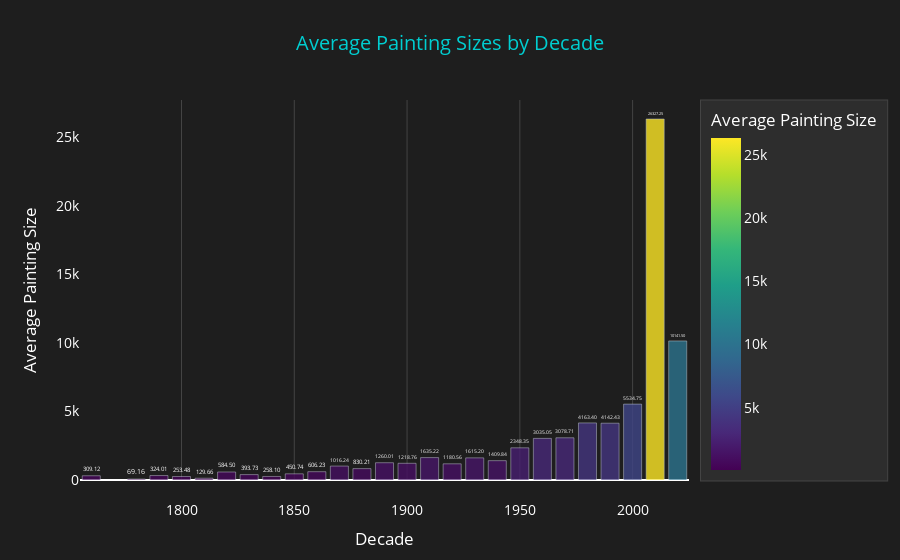

Here is the notebook cell this chart was saved with:
### Code cell
average_painting_size = artwork_df.groupby('decades', as_index=False)['painting_size'].mean()
filtered_data = average_painting_size[average_painting_size['decades'] >= 1700]

T1fig1 = px.bar(
    filtered_data,
    x='decades',          
    y='painting_size',
    text='painting_size',     
    title="Average Painting Sizes by Decade",  
    color='painting_size',     
    color_continuous_scale=px.colors.sequential.Viridis 
)

T1fig1.update_traces(
    texttemplate='%{text:.2f}', 
    textposition='outside',     
    marker=dict(opacity=0.8)    
)

T1fig1.update_layout(
    plot_bgcolor="#1E1E1E",      
    paper_bgcolor="#1E1E1E",    
    font=dict(color="#FFFFFF", size=14), 
    title=dict(font=dict(size=20, color="#00CED1"), x=0.5),
    xaxis=dict(
        title="Decade",     
        color="#FFFFFF",       
        gridcolor="#444444", 
        zeroline=False,
        ticklabelstandoff=20
    ),
    yaxis=dict(
        title="Average Painting Size",   
        color="#FFFFFF",       
        showgrid=False          
    ),
    coloraxis_colorbar=dict(
        title="Average Painting Size",  
        tickcolor="#FFFFFF",   
        titlefont=dict(color="#FFFFFF"), 
        bgcolor="#2D2D2D",      
        bordercolor="#444444",   
        borderwidth=1         
    )
)

T1fig1.show()

### Figure 1 — Plotly figure (JSON) as saved in the notebook; plotly's stock layout.template omitted (floating-point values rounded to 4 significant figures)
{"data": [{"alignmentgroup": "True", "hovertemplate": "decades=%{x}<br>painting_size=%{marker.color}<extra></extra>", "legendgroup": "", "marker": {"color": [309.1, 69.16, 324.0, 253.5, 129.7, 584.5, 393.7, 258.1, 450.7, 606.2, 1016.0, 830.2, 1260.0, 1219.0, 1635.0, 1181.0, 1615.0, 1410.0, 2348.0, 3035.0, 3079.0, 4163.0, 4142.0, 5535.0, 26330.0, 10140.0], "coloraxis": "coloraxis", "opacity": 0.8, "pattern": {"shape": ""}}, "name": "", "offsetgroup": "", "orientation": "v", "showlegend": false, "text": [309.1, 69.16, 324.0, 253.5, 129.7, 584.5, 393.7, 258.1, 450.7, 606.2, 1016.0, 830.2, 1260.0, 1219.0, 1635.0, 1181.0, 1615.0, 1410.0, 2348.0, 3035.0, 3079.0, 4163.0, 4142.0, 5535.0, 26330.0, 10140.0], "textposition": "outside", "texttemplate": "%{text:.2f}", "type": "bar", "x": [1760, 1780, 1790, 1800, 1810, 1820, 1830, 1840, 1850, 1860, 1870, 1880, 1890, 1900, 1910, 1920, 1930, 1940, 1950, 1960, 1970, 1980, 1990, 2000, 2010, 2020], "xaxis": "x", "y": [309.1, 69.16, 324.0, 253.5, 129.7, 584.5, 393.7, 258.1, 450.7, 606.2, 1016.0, 830.2, 1260.0, 1219.0, 1635.0, 1181.0, 1615.0, 1410.0, 2348.0, 3035.0, 3079.0, 4163.0, 4142.0, 5535.0, 26330.0, 10140.0], "yaxis": "y"}], "layout": {"autosize": true, "barmode": "relative", "coloraxis": {"colorbar": {"bgcolor": "#2D2D2D", "bordercolor": "#444444", "borderwidth": 1, "tickcolor": "#FFFFFF", "title": {"font": {"color": "#FFFFFF"}, "text": "Average Painting Size"}}, "colorscale": [[0, "#440154"], [0.1111, "#482878"], [0.2222, "#3e4989"], [0.3333, "#31688e"], [0.4444, "#26828e"], [0.5556, "#1f9e89"], [0.6667, "#35b779"], [0.7778, "#6ece58"], [0.8889, "#b5de2b"], [1, "#fde725"]]}, "font": {"color": "#FFFFFF", "size": 14}, "legend": {"tracegroupgap": 0}, "paper_bgcolor": "#1E1E1E", "plot_bgcolor": "#1E1E1E", "title": {"font": {"color": "#00CED1", "size": 20}, "text": "Average Painting Sizes by Decade", "x": 0.5}, "xaxis": {"anchor": "y", "autorange": true, "color": "#FFFFFF", "domain": [0, 1], "gridcolor": "#444444", "range": [1755, 2025], "ticklabelstandoff": 20, "title": {"text": "Decade"}, "type": "linear", "zeroline": false}, "yaxis": {"anchor": "x", "autorange": true, "color": "#FFFFFF", "domain": [0, 1], "range": [0, 27710.0], "showgrid": false, "title": {"text": "Average Painting Size"}, "type": "linear"}}}
